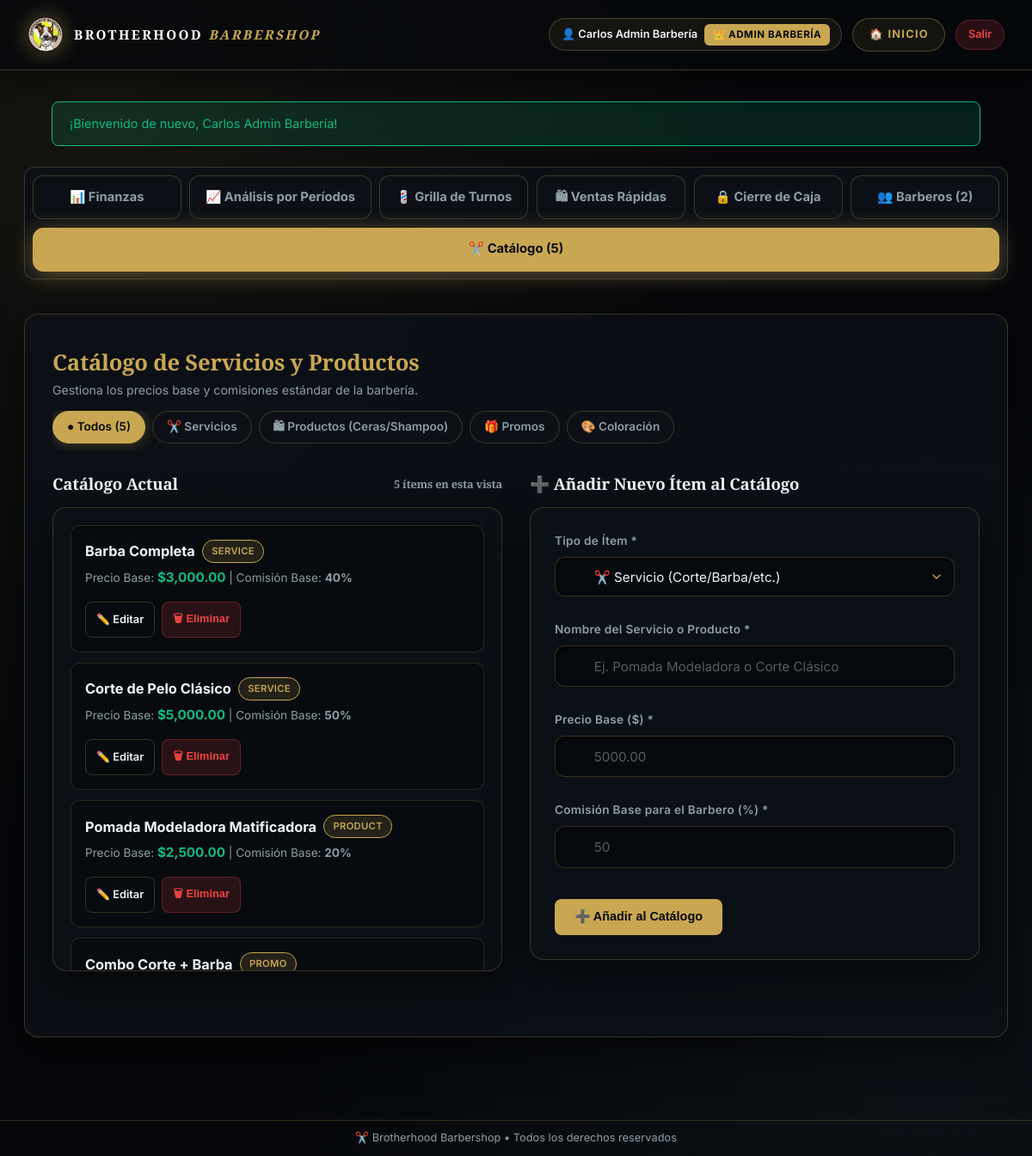
Page /owner.php?tab=catalog (signed in) on the committed database.
### tables this page shows
CREATE TABLE IF NOT EXISTS `users` (
  `id` INT AUTO_INCREMENT PRIMARY KEY,
  `shop_id` INT NULL,
  `name` VARCHAR(150) NOT NULL,
  `email` VARCHAR(150) NOT NULL UNIQUE,
  `photo` VARCHAR(255) NULL,
  `password` VARCHAR(255) NOT NULL,
  `role` VARCHAR(50) NOT NULL DEFAULT 'admin_barberia',
  `is_active` TINYINT(1) NOT NULL DEFAULT 1,
  `created_at` DATETIME DEFAULT CURRENT_TIMESTAMP,
  FOREIGN KEY (`shop_id`) REFERENCES `shops` (`id`) ON DELETE CASCADE
);

CREATE TABLE IF NOT EXISTS `catalog` (
  `id` INT AUTO_INCREMENT PRIMARY KEY,
  `shop_id` INT NOT NULL,
  `name` VARCHAR(150) NOT NULL,
  `type` ENUM('service', 'product', 'promo', 'color') NOT NULL DEFAULT 'service',
  `price` DECIMAL(10,2) NOT NULL DEFAULT 0.00,
  `commission_percent` DECIMAL(5,2) NOT NULL DEFAULT 0.00,
  `created_at` DATETIME DEFAULT CURRENT_TIMESTAMP,
  FOREIGN KEY (`shop_id`) REFERENCES `shops` (`id`) ON DELETE CASCADE
);

### includes/auth.php (called while the page is built, shortened)
<?php
require_once __DIR__ . '/../config/db.php';
require_once __DIR__ . '/rbac.php';
function is_logged_in() {
    return isset($_SESSION['user_id']) && !empty($_SESSION['user_id']);
}
function get_logged_user() {
    static $cached_user = null;
    static $already_checked = false;
    if ($already_checked) {
        return $cached_user;
    }
    global $pdo;
    $stmt = $pdo->prepare("SELECT u.*, COALESCE(s.name, 'Brotherhood Barbershop') as shop_name FROM users u LEFT JOIN shops s ON u.shop_id = s.id WHERE u.id = ?");
    $stmt->execute([$_SESSION['user_id']]);
    $user = $stmt->fetch();
    $cached_user = $user;
    $already_checked = true;
    return $cached_user;
}
function require_login() {
    $user = get_logged_user();
    return $user;
}
function get_flash_message() {
    if (isset($_SESSION['flash'])) {
        $flash = $_SESSION['flash'];
        return $flash;
    }
    return null;
}

### includes/rbac.php (called while the page is built, shortened)
<?php
function normalize_role($role) {
    return $role;
}
function has_role($role, $user = null) {
    $user_role = normalize_role($user['role']);
    $target_role = normalize_role($role);
    return $user_role === $target_role;
}
function is_super_admin($user = null) {
    return has_role(ROLE_SUPER_ADMIN, $user);
}
function is_shop_admin($user = null) {
    return has_role(ROLE_ADMIN_BARBERIA, $user) || is_super_admin($user);
}
function require_shop_admin() {
    $user = require_login();
    return $user;
}

### owner.php (the view, shortened to what this page needs)
<?php
require_once __DIR__ . '/includes/auth.php';
$user = require_shop_admin();
$shop_id = get_current_shop_id($user);
$tab     = $_GET['tab'] ?? 'finanzas';
$stmtBarbers = $pdo->prepare("SELECT * FROM users WHERE shop_id = ? AND role IN ('barber', 'barbero', 'owner', 'admin_barberia') ORDER BY name ASC");
$stmtBarbers->execute([$shop_id]);
$all_barbers = $stmtBarbers->fetchAll();
$stmtCatalog = $pdo->prepare("SELECT * FROM catalog WHERE shop_id = ? ORDER BY type, name ASC");
$stmtCatalog->execute([$shop_id]);
$catalog_items = $stmtCatalog->fetchAll();
include __DIR__ . '/includes/header.php';
?>
<div class="panel-top-nav-bar mb-6">
  <nav class="panel-tabs" aria-label="Secciones del panel">
    <a href="owner.php?tab=finanzas" class="tab-link <?php echo $tab === 'finanzas' ? 'active' : ''; ?>">
      📊 Finanzas
    </a>
    <a href="owner.php?tab=periodos" class="tab-link <?php echo $tab === 'periodos' ? 'active' : ''; ?>">
      📈 Análisis por Períodos
    </a>
    <a href="owner.php?tab=my_grid" class="tab-link <?php echo $tab === 'my_grid' ? 'active' : ''; ?>">
      💈 Grilla de Turnos
    </a>
    <a href="owner.php?tab=ventas" class="tab-link <?php echo $tab === 'ventas' ? 'active' : ''; ?>">
      🛍 Ventas Rápidas
    </a>
    <a href="owner.php?tab=cierre_caja" class="tab-link <?php echo $tab === 'cierre_caja' ? 'active' : ''; ?>">
      🔒 Cierre de Caja
    </a>
    <a href="owner.php?tab=barberos" class="tab-link <?php echo $tab === 'barberos' ? 'active' : ''; ?>">
      👥 Barberos (<?php echo count($all_barbers); ?>)
    </a>
    <a href="owner.php?tab=catalog" class="tab-link <?php echo $tab === 'catalog' ? 'active' : ''; ?>">
      ✂️ Catálogo (<?php echo count($catalog_items); ?>)
    </a>
  </nav>
</div>
<div class="glass-panel" style="margin-bottom: 2rem;">
  <?php if ($tab === 'finanzas'): ?>
    <?php include __DIR__ . '/includes/finance_module.php'; ?>
  <?php elseif ($tab === 'periodos'): ?>
    <?php include __DIR__ . '/includes/period_report_module.php'; ?>
  <?php elseif ($tab === 'catalog'): ?>
    <?php
      $edit_item = null;
      $selected_cat_filter = $_GET['cat_filter'] ?? 'todos';
      $filtered_items = array_filter($catalog_items, function($ci) use ($selected_cat_filter) {
          return $selected_cat_filter === 'todos' || $ci['type'] === $selected_cat_filter;
      });
    ?>
    <div class="flex justify-between items-center mb-6 flex-wrap gap-3">
      <div>
        <h2 class="text-accent" style="margin:0; font-size:1.6rem;">Catálogo de Servicios y Productos</h2>
        <p style="color:var(--text-secondary); font-size:0.88rem;">Gestiona los precios base y comisiones estándar de la barbería.</p>
      </div>
      <div class="barber-pills-bar" style="margin-bottom:0;">
        <a href="owner.php?tab=catalog&cat_filter=todos" class="barber-pill <?php echo $selected_cat_filter === 'todos' ? 'active' : ''; ?>">
          ● Todos (<?php echo count($catalog_items); ?>)
        </a>
        <a href="owner.php?tab=catalog&cat_filter=service" class="barber-pill <?php echo $selected_cat_filter === 'service' ? 'active' : ''; ?>">
          ✂️ Servicios
        </a>
        <a href="owner.php?tab=catalog&cat_filter=product" class="barber-pill <?php echo $selected_cat_filter === 'product' ? 'active' : ''; ?>">
          🛍 Productos (Ceras/Shampoo)
        </a>
        <a href="owner.php?tab=catalog&cat_filter=promo" class="barber-pill <?php echo $selected_cat_filter === 'promo' ? 'active' : ''; ?>">
          🎁 Promos
        </a>
        <a href="owner.php?tab=catalog&cat_filter=color" class="barber-pill <?php echo $selected_cat_filter === 'color' ? 'active' : ''; ?>">
          🎨 Coloración
        </a>
      </div>
    </div>
    <div class="grid-cards" style="grid-template-columns: repeat(auto-fit, minmax(min(400px, 100%), 1fr)); gap: 2rem; align-items: start;">
      <div>
        <h3 class="mb-3 flex justify-between items-center">
          <span>Catálogo Actual</span>
          <small style="font-size:0.8rem; color:var(--text-secondary);">
            <?php echo count($filtered_items); ?> ítems en esta vista
          </small>
        </h3>
        <?php if (count($filtered_items) === 0): ?>
          <div class="glass-panel text-center" style="padding:2rem; margin:0;">
            <p style="color:var(--text-secondary);">No hay ítems registrados en esta categoría.</p>
          </div>
        <?php else: ?>
          <div class="glass-panel" style="max-height: 540px; overflow-y: auto; padding: 1.25rem; border: 1px solid var(--glass-border); margin:0;">
            <div class="flex flex-col gap-3">
              <?php foreach ($filtered_items as $item): ?>
                <div class="admin-list-item" style="padding:1rem; background:rgba(7,9,12,0.7); border-radius:10px; border:1px solid rgba(201,167,82,0.18);">
                  <div class="admin-item-info">
                    <div>
                      <div class="flex items-center gap-2 flex-wrap">
                        <strong style="font-size:1.02rem;"><?php echo htmlspecialchars($item['name']); ?></strong>
                        <span class="status-badge" style="background:rgba(201,167,82,0.15); color:var(--accent-primary); border:1px solid var(--accent-primary); font-size:0.7rem; text-transform:uppercase;">
                          <?php echo htmlspecialchars($item['type']); ?>
                        </span>
                      </div>
                      <p style="font-size:0.85rem; color:var(--text-secondary); margin-top:0.3rem;">
                        Precio Base: <strong class="text-success" style="font-size:0.95rem;">$<?php echo number_format((float)$item['price'], 2); ?></strong> | Comisión Base: <strong><?php echo (float)$item['commission_percent']; ?>%</strong>
                      </p>
                    </div>
                  </div>
                  <div class="admin-item-actions">
                    <a href="owner.php?tab=catalog&cat_filter=<?php echo $selected_cat_filter; ?>&edit=<?php echo $item['id']; ?>" class="btn btn-outline" style="padding:0.35rem 0.75rem; font-size:0.8rem;" title="Editar Ítem">✏️ Editar</a>
                    <form action="actions/delete_catalog.php" method="POST" onsubmit="return confirm('¿Eliminar este ítem del catálogo?')" style="margin:0;">
                      <button type="submit" class="btn btn-danger" style="padding:0.35rem 0.75rem; font-size:0.8rem;" title="Eliminar Ítem">🗑 Eliminar</button>
                    </form>
                  </div>
                </div>
              <?php endforeach; ?>
            </div>
          </div>
        <?php endif; ?>
      </div>
      <div>
        <h3 class="mb-3"><?php echo $edit_item ? '✏️ Editar Ítem del Catálogo' : '➕ Añadir Nuevo Ítem al Catálogo'; ?></h3>
        <form action="actions/save_catalog.php" method="POST" class="glass-panel flex flex-col gap-3" style="padding:1.75rem; margin:0;">
          <div class="input-group">
            <label class="input-label">Tipo de Ítem *</label>
            <select name="type" class="input-field" required>
              <option value="service" <?php echo ($edit_item['type'] ?? '') === 'service' ? 'selected' : ''; ?>>✂️ Servicio (Corte/Barba/etc.)</option>
            </select>
          </div>
          <div class="input-group">
            <label class="input-label">Nombre del Servicio o Producto *</label>
            <input type="text" name="name" class="input-field" placeholder="Ej. Pomada Modeladora o Corte Clásico" value="<?php echo htmlspecialchars($edit_item['name'] ?? ''); ?>" required>
          </div>
          <div class="input-group">
            <label class="input-label">Precio Base ($) *</label>
            <input type="number" step="0.01" name="price" class="input-field" placeholder="5000.00" value="<?php echo htmlspecialchars($edit_item['price'] ?? ''); ?>" required>
          </div>
          <div class="input-group">
            <label class="input-label">Comisión Base para el Barbero (%) *</label>
            <input type="number" step="0.01" name="commission_percent" class="input-field" placeholder="50" value="<?php echo htmlspecialchars($edit_item['commission_percent'] ?? ''); ?>" required>
          </div>
          <div class="flex gap-2 mt-2">
            <button type="submit" class="btn btn-primary flex-1">
              <?php echo $edit_item ? '💾 Guardar Cambios' : '➕ Añadir al Catálogo'; ?>
            </button>
          </div>
        </form>
      </div>
    </div>
  <?php endif; ?>
</div>
<?php include __DIR__ . '/includes/footer.php'; ?>

### includes/header.php (shortened to what this page needs)
<?php
require_once __DIR__ . '/auth.php';
$user = get_logged_user();
$flash = get_flash_message();
$current_page  = basename($_SERVER['PHP_SELF']);
$is_panel_view = ($user && in_array($current_page, ['super_admin.php', 'owner.php', 'barber.php']));
?>
<!DOCTYPE html>
<html lang="es">
<head>
  <link rel="stylesheet" href="css/style.css?v=<?php echo @filemtime(__DIR__ . '/../css/style.css') ?: '1.0'; ?>">
</head>
<body class="<?php echo $is_panel_view ? 'panel-view' : ''; ?>">
  <header class="nav" id="nav">
    <div class="container nav-inner flex justify-between items-center" style="min-height: 60px;">
      <a href="index.php#hero" class="nav-logo flex items-center gap-3" style="text-decoration:none;">
        <div class="nav-logo-badge">
          <img src="assets/img/bhlogo.png" alt="Brotherhood Barbershop" class="nav-logo-img">
        </div>
        <span class="nav-logo-text">
          Brotherhood <span style="color:var(--accent-primary); font-style:italic;">Barbershop</span>
        </span>
      </a>
      <div class="nav-actions-group flex items-center gap-3">
        <?php if ($user): ?>
          <?php
            $roleLabel = 'Barbero';
            if (is_super_admin($user)) {
                $roleLabel = '⚡ Super Admin';
            } elseif (is_shop_admin($user)) {
                $roleLabel = '👑 Admin Barbería';
            }
          ?>
          <div class="user-badge user-badge-pill">
            <span class="user-badge-name">👤 <?php echo htmlspecialchars($user['name']); ?></span>
            <span class="role-tag role-tag-gold">
              <?php echo $roleLabel; ?>
            </span>
          </div>
          <?php if ($is_panel_view): ?>
            <a href="index.php" class="nav-btn-secondary">
              🏠 Inicio
            </a>
          <?php endif; ?>
          <a href="logout.php" class="btn btn-danger btn-sm" style="border-radius: 999px; padding: 0.4rem 0.85rem;">
            Salir
          </a>
        <?php else: ?>
          <a href="login.php" class="nav-btn-secondary">
            🔒 Acceso Admin
          </a>
        <?php endif; ?>
      </div>
    </div>
  </header>
  <main class="<?php echo $current_page === 'index.php' ? 'page-hero-wrapper' : 'container page-wrapper animate-fade-in'; ?>">
  <?php if ($flash): ?>
    <div class="container mt-4">
      <div class="alert alert-<?php echo $flash['type']; ?>" role="alert">
        <?php echo htmlspecialchars($flash['message']); ?>
      </div>
    </div>
  <?php endif; ?>

### rows in the picture
users: name "Carlos Admin Barbería", role "👑 ADMIN BARBERÍA"
catalog: name "Barba Completa", type "SERVICE", price "3,000.00", commission_percent "40"
catalog: name "Corte de Pelo Clásico", type "SERVICE", price "5,000.00", commission_percent "50"
catalog: name "Pomada Modeladora Matificadora", type "PRODUCT", price "2,500.00", commission_percent "20"
catalog: name "Combo Corte + Barba", type "PROMO"

### other values in the picture
$flash['message'] "¡Bienvenido de nuevo, Carlos Admin Barbería!"
count($all_barbers) "2"
count($catalog_items) "5"
count($filtered_items) "5"
